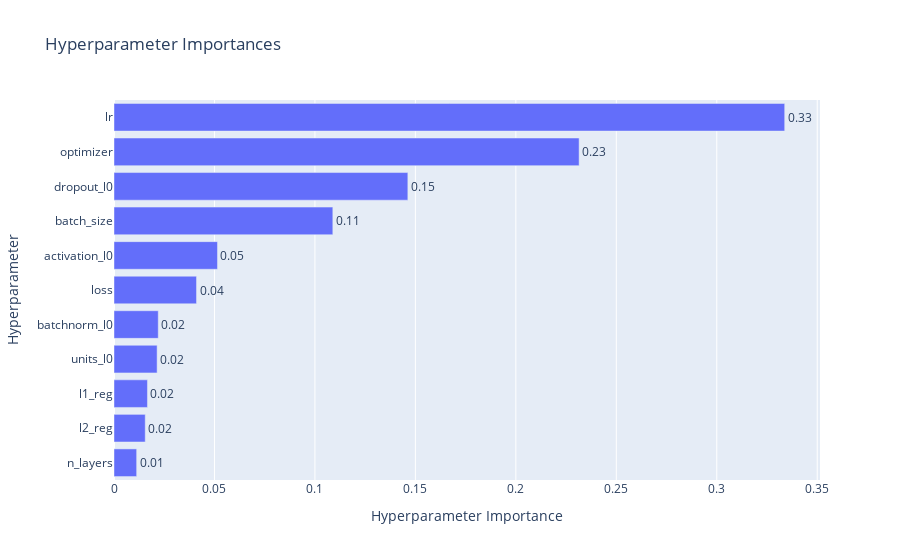

Notebook cell for this chart:
### Code cell
# Optuna visualization
optuna.visualization.plot_param_importances(study)

### Figure 1 — Plotly figure (JSON) as saved in the notebook; plotly's stock layout.template omitted (floating-point values rounded to 4 significant figures)
{"data": [{"cliponaxis": false, "hovertemplate": ["n_layers (IntDistribution): 0.01127991018979128<extra></extra>", "l2_reg (FloatDistribution): 0.015546064652177899<extra></extra>", "l1_reg (FloatDistribution): 0.01665376162548099<extra></extra>", "units_l0 (CategoricalDistribution): 0.02145900794694692<extra></extra>", "batchnorm_l0 (CategoricalDistribution): 0.022024574621951586<extra></extra>", "loss (CategoricalDistribution): 0.04107505434515851<extra></extra>", "activation_l0 (CategoricalDistribution): 0.051503952172929315<extra></extra>", "batch_size (CategoricalDistribution): 0.10891280319067115<extra></extra>", "dropout_l0 (FloatDistribution): 0.14624734553901303<extra></extra>", "optimizer (CategoricalDistribution): 0.2314906163313425<extra></extra>", "lr (FloatDistribution): 0.3338069093845367<extra></extra>"], "name": "Objective Value", "orientation": "h", "text": ["0.01", "0.02", "0.02", "0.02", "0.02", "0.04", "0.05", "0.11", "0.15", "0.23", "0.33"], "textposition": "outside", "type": "bar", "x": [0.01128, 0.01555, 0.01665, 0.02146, 0.02202, 0.04108, 0.0515, 0.1089, 0.1462, 0.2315, 0.3338], "y": ["n_layers", "l2_reg", "l1_reg", "units_l0", "batchnorm_l0", "loss", "activation_l0", "batch_size", "dropout_l0", "optimizer", "lr"]}], "layout": {"title": {"text": "Hyperparameter Importances"}, "xaxis": {"title": {"text": "Hyperparameter Importance"}}, "yaxis": {"title": {"text": "Hyperparameter"}}}}
